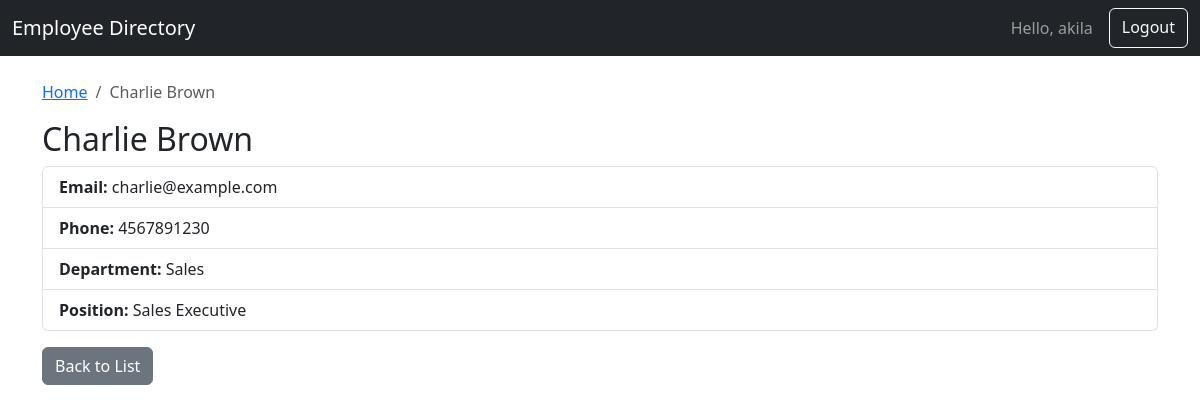
The app's page /employee/3/ (signed in) with its own data.
### directory/models.py (models this page shows, shortened)
class Employee(models.Model):
    name = models.CharField(max_length=100)
    email = models.EmailField()
    phone = models.CharField(max_length=20)
    department = models.ForeignKey(Department, on_delete=models.CASCADE)
    position = models.CharField(max_length=100)

class Department(models.Model):
    name = models.CharField(max_length=100)
    def __str__(self):
        return self.name

### directory/views.py (the view)
# urls.py: path('employee/<int:pk>/', views.EmployeeDetailView.as_view(), name='employee_detail'),
class EmployeeDetailView(LoginRequiredMixin, DetailView):
    model = Employee
    template_name = 'directory/employee_detail.html'
    def get_context_data(self, **kwargs):
        context = super().get_context_data(**kwargs)
        context['breadcrumbs'] = [
            {'name': 'Home', 'url': reverse_lazy('employee_list')},
            {'name': self.object.name, 'url': ''}
        ]
        return context

### directory/templates/directory/employee_detail.html
{% extends 'directory/base.html' %}
{% block content %}
<nav aria-label="breadcrumb">
  <ol class="breadcrumb">
    {% for crumb in breadcrumbs %}
      {% if not forloop.last %}
        <li class="breadcrumb-item"><a href="{{ crumb.url }}">{{ crumb.name }}</a></li>
      {% else %}
        <li class="breadcrumb-item active" aria-current="page">{{ crumb.name }}</li>
      {% endif %}
    {% endfor %}
  </ol>
</nav>
<h2>{{ object.name }}</h2>
<ul class="list-group">
    <li class="list-group-item"><strong>Email:</strong> {{ object.email }}</li>
    <li class="list-group-item"><strong>Phone:</strong> {{ object.phone }}</li>
    <li class="list-group-item"><strong>Department:</strong> {{ object.department }}</li>
    <li class="list-group-item"><strong>Position:</strong> {{ object.position }}</li>
</ul>
<a href="{% url 'employee_list' %}" class="btn btn-secondary mt-3">Back to List</a>
{% endblock %}

### directory/templates/directory/base.html (shortened to what this page needs)
<!DOCTYPE html>
<html lang="en">
<head>
    <link href="https://cdn.jsdelivr.net/npm/bootstrap@5.3.3/dist/css/bootstrap.min.css" rel="stylesheet">
</head>
<body>
<nav class="navbar navbar-expand-lg navbar-dark bg-dark">
    <div class="container-fluid">
        <a class="navbar-brand" href="{% url 'employee_list' %}">Employee Directory</a>
        <div class="d-flex">
            {% if user.is_authenticated %}
                <span class="navbar-text me-3">Hello, {{ user.username }}</span>
                <a class="btn btn-outline-light" href="{% url 'logout' %}">Logout</a>
            {% else %}
                <a class="btn btn-outline-light" href="{% url 'login' %}">Login</a>
            {% endif %}
        </div>
    </div>
</nav>
<div class="container mt-4">
    {% block content %}{% endblock %}
</div>
</body>
</html>

### records on screen
Employee: name "Charlie Brown", name "Charlie Brown", email "charlie@example.com", phone "4567891230", department "Sales", position "Sales Executive"

### other values on screen
{{ user.username }} "akila"
{{ crumb.name }} "Home"
